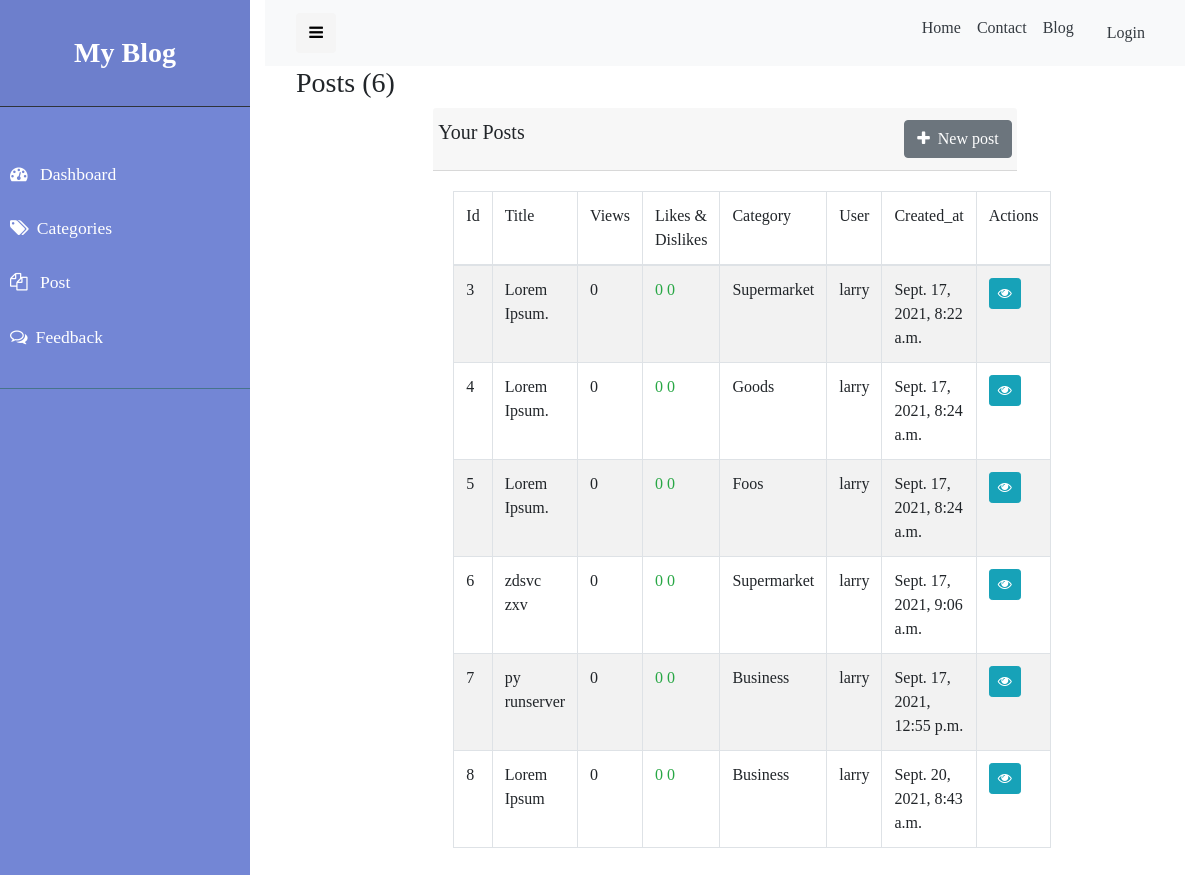
The page /staff/posts on the database its author committed.
### blog/models.py (models this page shows, shortened)
class Post(models.Model):
    tittle = models.CharField(max_length= 100)
    message = models.TextField()
    likes = models.IntegerField(default=0,blank=True)
    dislikes = models.IntegerField(default=0,blank=True)
    slug = models.SlugField(max_length=200)
    image_url = models.ImageField()
    views = models.IntegerField(default=0,blank=True)
    keywords = models.TextField()
    Category = models.ForeignKey(Category,on_delete=models.CASCADE,blank=True,null=False)
    user = models.ForeignKey(User,on_delete=models.CASCADE,blank=True,null=False)
    created_at = models.DateTimeField(auto_now_add=True)
    updated_at = models.DateTimeField(auto_now=True)
    class Meta:
        verbose_name_plural = 'Post'

class Category(models.Model):
    name = models.CharField(max_length = 50)
    views = models.IntegerField(default = 0,blank=True)
    slug = models.TextField(null=True,blank=True)
    created_at = models.DateTimeField(auto_now_add=True)
    updated_at = models.DateTimeField(auto_now=True)
    class Meta:
        verbose_name_plural = 'Categories'
    def __str__(self):
        return self.name

### blog/views.py (the view)
# urls.py: path('posts',PostList.as_view(),name='posts'),
class PostList(ListView):
    model = Post
    template_name = "blog/admin/posts.html"

### blog/templates/blog/admin/posts.html (shortened to what this page needs)
{% extends 'blog/admin/layouts/admin-base.html' %}
{% load static %}
{% block 'content' %}
<div class="container">
    <h3 class="mx-3"> Posts ({{post_list|length}}) </h3>
    <div class="row justify-content-center">
        <div class="col-lg-8">
            <div class="card-header">
                <div class="row ">
                    <h5>Your Posts</h5>
                    <a type="submit" href=" {% url 'add_post' %} " class="btn btn-secondary btn-md ml-auto"> <i
                            class="fa fa-plus mr-2 " aria-hidden="true"></i>New post</a>
                </div>
            </div>
            <div class="card-body">
                <table class="table table-striped table-bordered">
                    <thead>
                        <tr>
                            <td>Id</td>
                            <td>Title</td>
                            <td>Views</td>
                            <td>Likes & Dislikes</td>
                            <td>Category</td>
                            <td>User</td>
                            <td>Created_at</td>
                            <td>Actions</td>
                        </tr>
                    </thead>
                    <tbody>
                        {% for post in post_list %}
                        <tr>
                            <td>{{post.id}}</td>
                            <td>{{post.tittle}}</td>
                            <td>{{post.views}}</td>
                            <td>
                                <span class="text-success"> {{post.likes}} </span>
                                <span class="text-success"> {{post.dislikes}} </span>
                            </td>
                            <td>{{post.Category}}</td>
                            <td>{{post.user}}</td>
                            <td>{{post.created_at}}</td>
                            <td>
                                <a href=" {% url 'view_post' post.id %} " class="btn btn-info btn-sm">
                                    <i class="fa fa-eye"></i>
                                </a>
                            </td>
                        </tr>
                        {% endfor %}
                    </tbody>
                </table>
            </div>
        </div>
    </div>
</div>
{% endblock %}

### blog/static/css/adminstyle.css (style rules this page uses)
a, a:hover, a:focus { color: inherit; text-decoration: none; transition: all 0.3s; }

### rows shown on the page
Post: id "3", tittle "Lorem Ipsum.", views "0", likes "0", dislikes "0", Category "Supermarket", user "larry", created_at "Sept. 17, 2021, 8:22 a.m."
Post: id "4", tittle "Lorem Ipsum.", views "0", likes "0", dislikes "0", Category "Goods", user "larry", created_at "Sept. 17, 2021, 8:24 a.m."
Post: id "5", tittle "Lorem Ipsum.", views "0", likes "0", dislikes "0", Category "Foos", user "larry", created_at "Sept. 17, 2021, 8:24 a.m."
Post: id "6", tittle "zdsvc zxv", views "0", likes "0", dislikes "0", Category "Supermarket", user "larry", created_at "Sept. 17, 2021, 9:06 a.m."
Post: id "7", tittle "py runserver", views "0", likes "0", dislikes "0", Category "Business", user "larry", created_at "Sept. 17, 2021, 12:55 p.m."
Post: id "8", tittle "Lorem Ipsum", views "0", likes "0", dislikes "0", Category "Business", user "larry", created_at "Sept. 20, 2021, 8:43 a.m."

### other values the page prints
{{ post_list|length }} "6"
